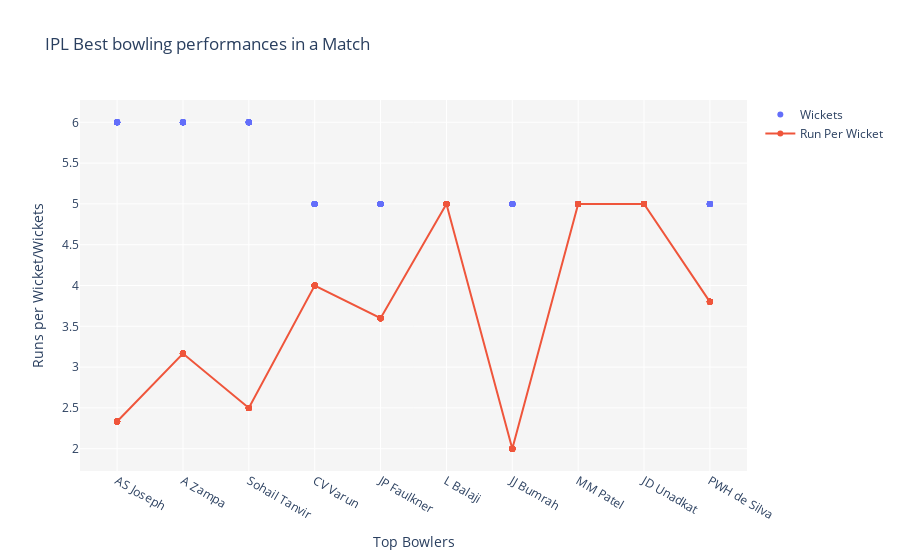

This figure's notebook cell:
### Code cell
'''Creates a plot to visualize the best bowling performances in a match 
in terms of runs conceded per wicket taken and the number of wickets 
taken by the bowler'''

trace1 = go.Scatter(
    x = x,
    y = y1,
    mode = 'markers',
    name="Wickets"
)

trace2 = go.Scatter(
    x = x,
    y = y2,
    mode = 'lines+markers',
    name="Run Per Wicket"
)

layout = go.Layout(title="IPL Best bowling performances in a Match",
                   xaxis=dict(title="Top Bowlers"),
                   yaxis=dict(title="Runs per Wicket/Wickets"),
                  plot_bgcolor='rgb(245,245,245)')


data = [trace1, trace2]


fig = go.Figure(data=data, layout=layout)
iplot(fig)

### Figure 1 — Plotly figure (JSON) as saved in the notebook; plotly's stock layout.template omitted (floating-point values rounded to 4 significant figures; data arrays with more than 128 entries replaced by an {"elided": "..."} marker saying what was removed)
{"data": [{"mode": "markers", "name": "Wickets", "type": "scatter", "x": {"elided": "245 str values"}, "y": {"elided": "245 int values"}}, {"mode": "lines+markers", "name": "Run Per Wicket", "type": "scatter", "x": {"elided": "245 str values"}, "y": {"elided": "245 float values"}}], "layout": {"plot_bgcolor": "rgb(245,245,245)", "title": {"text": "IPL Best bowling performances in a Match"}, "xaxis": {"title": {"text": "Top Bowlers"}}, "yaxis": {"title": {"text": "Runs per Wicket/Wickets"}}}}
